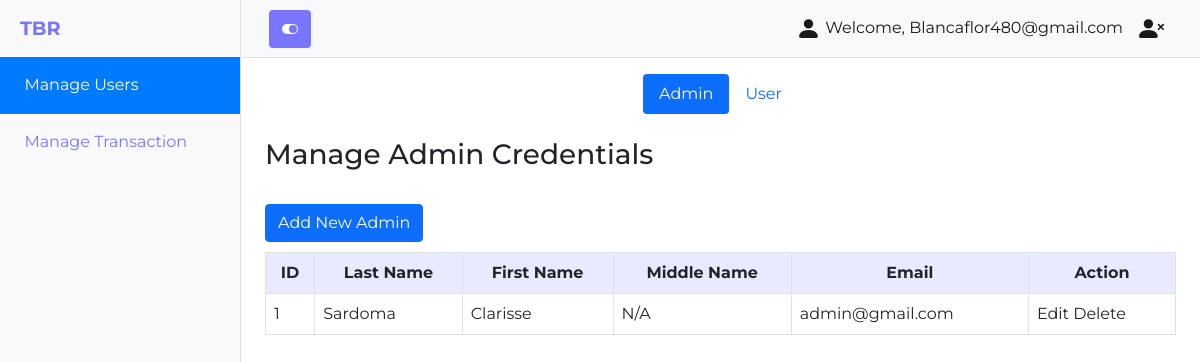
The page /admin/admin_manage_users.php (signed in) on the database its author committed.
### tables this page shows
CREATE TABLE `tbl_admin_credentials` (
  `id` int(11) NOT NULL,
  `last_name` varchar(200) NOT NULL,
  `first_name` varchar(200) NOT NULL,
  `middle_name` varchar(200) NOT NULL,
  `email` varchar(250) NOT NULL,
  `password` varchar(255) NOT NULL,
  `role` varchar(50) NOT NULL
);

### admin/admin_manage_users.php (the view, shortened to what this page needs)
<?php
include('../connection.php');
?>
<!DOCTYPE html>
<html lang="en">
<head>
    <link rel="stylesheet" href="https://cdn.jsdelivr.net/npm/bootstrap@4.6.1/dist/css/bootstrap.min.css">
    <link href="../css/styles.css" rel="stylesheet" />
</head>
<body>
    <div class="d-flex" id="wrapper">
        <?php
            include('admin_sidebar.php');
         ?>
        <div id="page-content-wrapper">
          <?php
            include('../header.php');
         ?>
            <div class="container-fluid fontStyle" >
                <div class="row">
                    <div class="">
                    <ul class="nav nav-pills justify-content-center mt-3" role="tablist">
                        <li class="nav-item">
                          <a class="nav-link active" data-toggle="pill" href="#admin">Admin</a>
                        </li>
                        <li class="nav-item">
                          <a class="nav-link" data-toggle="pill" href="#user">User</a>
                        </li>
                      </ul>
                    </div>
              </div>
               <div class="tab-content">
                    <div id="admin" class="container tab-pane active"><br>
                      <h3>Manage Admin Credentials</h3>
                      <br>
                       <?php
                          $res = mysqli_query($conn, "SELECT * FROM tbl_admin_credentials order by ID desc");
                          ?>
                          <button class="btn btn-primary" style="float: left;" data-toggle="modal" data-target="#addAdmin">Add New Admin</button>
                          <br><br>
                          <table class='table table-bordered table-striped'>
                            <tr style="background: #d9d9d9 !important; text-align: center;">
                              <th>ID</th>
                              <th>Last Name</th>
                              <th>First Name</th>
                              <th>Middle Name</th>
                              <th>Email</th>
                             <th>Action</th>
                            </tr>
                          <?php while($row = mysqli_fetch_array($res)){ ?>
                            <tr>
                              <td><?php echo $row["id"]; ?> </td>
                              <td><?php echo $row["last_name"]; ?></td>
                              <td><?php echo $row["first_name"]; ?></td>
                              <td><?php echo $row["middle_name"]; ?></td>
                              <td><?php echo $row["email"]; ?></td>
                              <td>
                              </td>
                            </tr>
                            <?php
                            }
                            ?>
                          </table>
                    </div>
                </div>
            </div>
        </div>
    </div>
</body>
</html>

### header.php (style rules this page uses)
body { font-family: 'Montserrat', sans-serif; }
.fontStyle { font-family: 'Montserrat', sans-serif; }

### rows shown on the page
tbl_admin_credentials: id "1", last_name "Sardoma", first_name "Clarisse", middle_name "N/A", email "admin@gmail.com"

### other values the page prints
$_SESSION["email"] "Blancaflor480@gmail.com"
